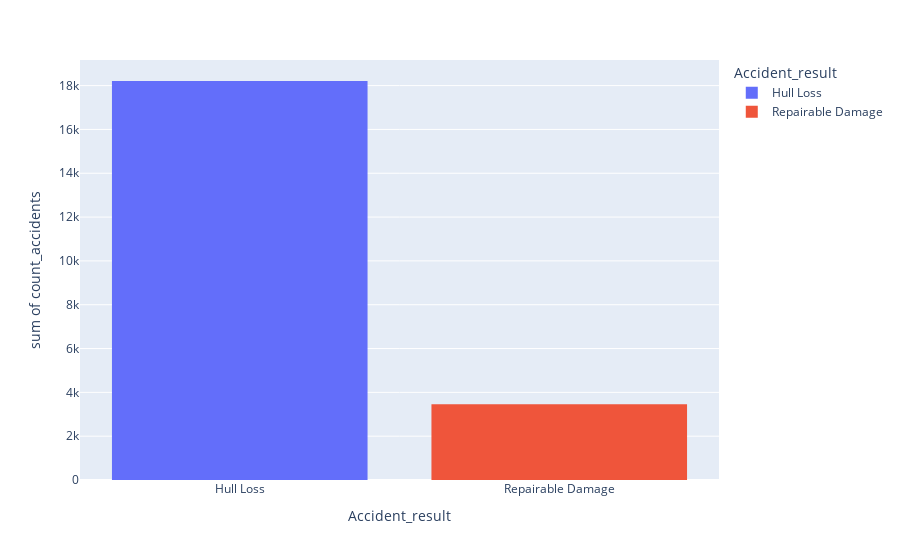

Write notebook code for a chart like this one.
### Markdown cell above
### Results

### Code cell
fig = px.histogram(result_cause, x="Accident_result", y="count_accidents", color="Accident_result")
fig.show()

### Figure 1 — Plotly figure (JSON) as saved in the notebook; plotly's stock layout.template omitted (floating-point values rounded to 4 significant figures)
{"data": [{"alignmentgroup": "True", "bingroup": "x", "histfunc": "sum", "hovertemplate": "Accident_result=%{x}<br>sum of count_accidents=%{y}<extra></extra>", "legendgroup": "Hull Loss", "marker": {"color": "#636efa", "pattern": {"shape": ""}}, "name": "Hull Loss", "offsetgroup": "Hull Loss", "orientation": "v", "showlegend": true, "type": "histogram", "x": ["Hull Loss", "Hull Loss", "Hull Loss", "Hull Loss", "Hull Loss", "Hull Loss"], "xaxis": "x", "y": [15813, 1096, 939, 321, 41, 1], "yaxis": "y"}, {"alignmentgroup": "True", "bingroup": "x", "histfunc": "sum", "hovertemplate": "Accident_result=%{x}<br>sum of count_accidents=%{y}<extra></extra>", "legendgroup": "Repairable Damage", "marker": {"color": "#EF553B", "pattern": {"shape": ""}}, "name": "Repairable Damage", "offsetgroup": "Repairable Damage", "orientation": "v", "showlegend": true, "type": "histogram", "x": ["Repairable Damage", "Repairable Damage", "Repairable Damage", "Repairable Damage", "Repairable Damage"], "xaxis": "x", "y": [2309, 999, 79, 62, 11], "yaxis": "y"}], "layout": {"barmode": "relative", "legend": {"title": {"text": "Accident_result"}, "tracegroupgap": 0}, "margin": {"t": 60}, "xaxis": {"anchor": "y", "categoryarray": ["Hull Loss", "Repairable Damage"], "categoryorder": "array", "domain": [0, 1], "title": {"text": "Accident_result"}}, "yaxis": {"anchor": "x", "domain": [0, 1], "title": {"text": "sum of count_accidents"}}}}
